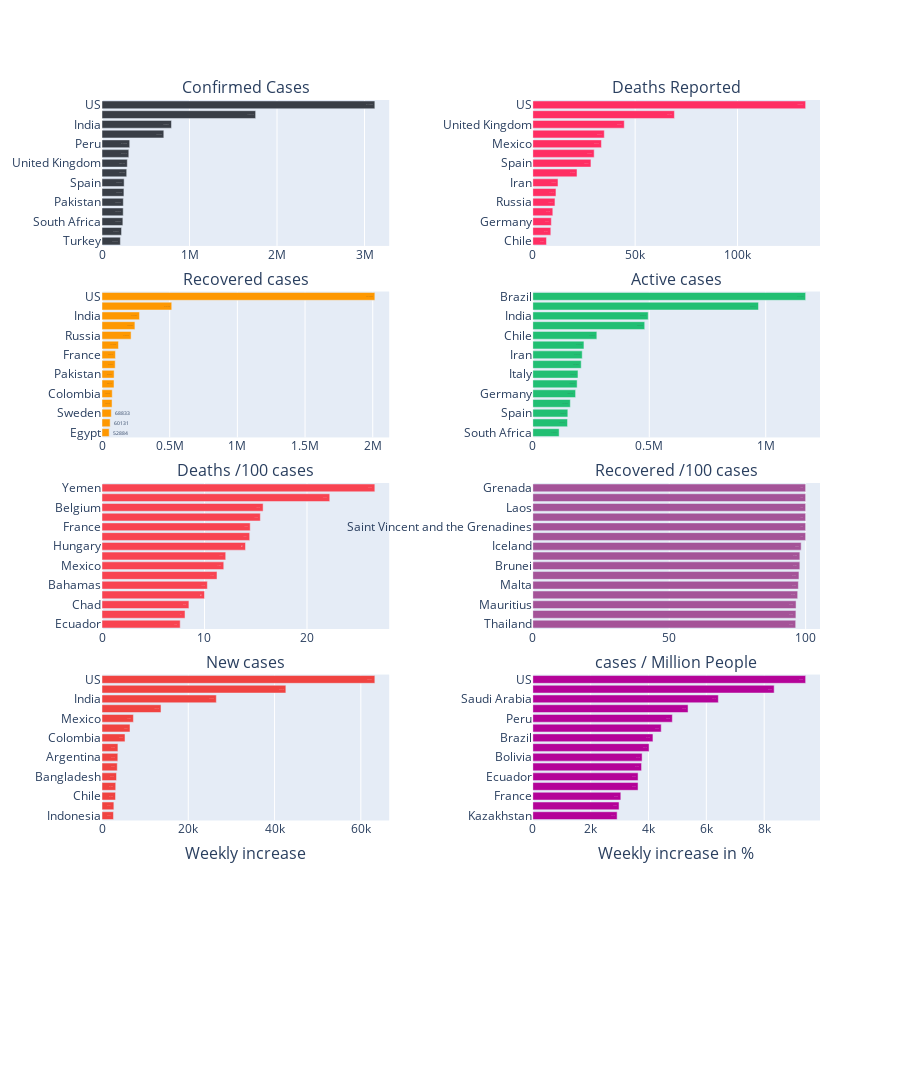

Notebook code for this chart:
### Code cell
top=15

fig_countries = px.bar(countrywise.sort_values('Confirmed').tail(top), x = 'Confirmed', y = 'Country',
                      text = 'Confirmed',orientation='h',color_discrete_sequence=[cnf])
fig_countries_deaths = px.bar(countrywise.sort_values('Deaths').tail(top), x = 'Deaths', y = 'Country',
                      text = 'Deaths',orientation='h',color_discrete_sequence=[dth])
fig_active = px.bar(countrywise.sort_values('Active').tail(top), x = 'Active', y = 'Country',
                      text = 'Active',orientation='h',color_discrete_sequence=[act])
fig_recovered = px.bar(countrywise.sort_values('Recovered').tail(top), x = 'Recovered', y = 'Country',
                      text = 'Recovered',orientation='h',color_discrete_sequence=[rec])
fig_deaths_per100 = px.bar(countrywise.sort_values('Deaths / 100 Cases').tail(top), x = 'Deaths / 100 Cases', y = 'Country',
                      text = 'Deaths / 100 Cases',orientation='h',color_discrete_sequence=['#f84351'])
fig_recovery_per100 = px.bar(countrywise.sort_values('Recovered / 100 Cases').tail(top), x = 'Recovered / 100 Cases', y = 'Country',
                      text = 'Recovered / 100 Cases',orientation='h',color_discrete_sequence=['#a45398'])
fig_new_cases = px.bar(countrywise.sort_values('New Cases').tail(top), x = 'New Cases', y = 'Country',
                      text = 'New Cases',orientation='h',color_discrete_sequence=['#f04341'])
temp = countrywise[countrywise['Population']>10000000]
fig_p = px.bar(temp.sort_values('Cases / Million People').tail(top), x = 'Cases / Million People', y = 'Country',
                      text = 'Cases / Million People',orientation='h',color_discrete_sequence=['#b40398'])

fig = make_subplots(rows = 5,cols = 2, shared_xaxes=False, horizontal_spacing= 0.2,
                   vertical_spacing =.05,
                   subplot_titles = ('Confirmed Cases','Deaths Reported','Recovered cases','Active cases','Deaths /100 cases','Recovered /100 cases',
                                    'New cases','cases / Million People','Weekly increase','Weekly increase in %'))

fig.add_trace(fig_countries['data'][0],row = 1,col=1)
fig.add_trace(fig_countries_deaths['data'][0],row = 1,col=2)


fig.add_trace(fig_active['data'][0],row = 2,col=1)
fig.add_trace(fig_recovered['data'][0],row = 2,col=2)

fig.add_trace(fig_deaths_per100['data'][0],row = 3,col=1)
fig.add_trace(fig_recovery_per100['data'][0],row = 3,col=2)

fig.add_trace(fig_new_cases['data'][0],row = 4,col=1)
fig.add_trace(fig_p['data'][0],row = 4,col=2)

fig.update_layout(height = 3000)
fig.show()

### Figure 1 — Plotly figure (JSON) as saved in the notebook; plotly's stock layout.template omitted (floating-point values rounded to 4 significant figures)
{"data": [{"alignmentgroup": "True", "hovertemplate": "Confirmed=%{text}<br>Country=%{y}<extra></extra>", "legendgroup": "", "marker": {"color": "#393e46"}, "name": "", "offsetgroup": "", "orientation": "h", "showlegend": false, "text": [209962, 223327, 238339, 242363, 243599, 250458, 253056, 282283, 289154, 306216, 316448, 706240, 793802, 1755779, 3117946], "textposition": "auto", "type": "bar", "x": [209962, 223327, 238339, 242363, 243599, 250458, 253056, 282283, 289154, 306216, 316448, 706240, 793802, 1755779, 3117946], "xaxis": "x", "y": ["Turkey", "Saudi Arabia", "South Africa", "Italy", "Pakistan", "Iran", "Spain", "Mexico", "United Kingdom", "Chile", "Peru", "Russia", "India", "Brazil", "US"], "yaxis": "y"}, {"alignmentgroup": "True", "hovertemplate": "Deaths=%{text}<br>Country=%{y}<extra></extra>", "legendgroup": "", "marker": {"color": "#ff2e63"}, "name": "", "offsetgroup": "", "orientation": "h", "showlegend": false, "text": [6682, 8797, 9057, 9778, 10826, 11314, 12305, 21604, 28401, 29982, 33526, 34926, 44687, 69184, 133290], "textposition": "auto", "type": "bar", "x": [6682, 8797, 9057, 9778, 10826, 11314, 12305, 21604, 28401, 29982, 33526, 34926, 44687, 69184, 133290], "xaxis": "x2", "y": ["Chile", "Canada", "Germany", "Belgium", "Russia", "Peru", "Iran", "India", "Spain", "France", "Mexico", "Italy", "United Kingdom", "Brazil", "US"], "yaxis": "y2"}, {"alignmentgroup": "True", "hovertemplate": "Active=%{text}<br>Country=%{y}<extra></extra>", "legendgroup": "", "marker": {"color": "#fe9801"}, "name": "", "offsetgroup": "", "orientation": "h", "showlegend": false, "text": [52884, 60131, 68833, 74279, 75625, 88712, 89449, 97332, 99079, 121558, 214920, 243089, 276685, 515148, 2015545], "textposition": "auto", "type": "bar", "x": [52884, 60131, 68833, 74279, 75625, 88712, 89449, 97332, 99079, 121558, 214920, 243089, 276685, 515148, 2015545], "xaxis": "x3", "y": ["Egypt", "Saudi Arabia", "Sweden", "Spain", "Colombia", "Bangladesh", "Pakistan", "Peru", "France", "South Africa", "Russia", "United Kingdom", "India", "Brazil", "US"], "yaxis": "y3"}, {"alignmentgroup": "True", "hovertemplate": "Recovered=%{text}<br>Country=%{y}<extra></extra>", "legendgroup": "", "marker": {"color": "#21bf73"}, "name": "", "offsetgroup": "", "orientation": "h", "showlegend": false, "text": [113061, 149092, 150376, 161096, 183728, 190390, 193978, 207802, 212176, 219628, 274922, 480494, 495513, 969111, 1171447], "textposition": "auto", "type": "bar", "x": [113061, 149092, 150376, 161096, 183728, 190390, 193978, 207802, 212176, 219628, 274922, 480494, 495513, 969111, 1171447], "xaxis": "x4", "y": ["South Africa", "Pakistan", "Spain", "Saudi Arabia", "Germany", "Turkey", "Italy", "Peru", "Iran", "Mexico", "Chile", "Russia", "India", "US", "Brazil"], "yaxis": "y4"}, {"alignmentgroup": "True", "hovertemplate": "Deaths / 100 Cases=%{text}<br>Country=%{y}<extra></extra>", "legendgroup": "", "marker": {"color": "#f84351"}, "name": "", "offsetgroup": "", "orientation": "h", "showlegend": false, "text": [7.63, 8.1, 8.48, 10, 10.28, 11.22, 11.88, 12.07, 14, 14.41, 14.46, 15.45, 15.72, 22.22, 26.62], "textposition": "auto", "type": "bar", "x": [7.63, 8.1, 8.48, 10, 10.28, 11.22, 11.88, 12.07, 14, 14.41, 14.46, 15.45, 15.72, 22.22, 26.62], "xaxis": "x5", "y": ["Ecuador", "Canada", "Chad", "Western Sahara", "Bahamas", "Spain", "Mexico", "Netherlands", "Hungary", "Italy", "France", "United Kingdom", "Belgium", "MS Zaandam", "Yemen"], "yaxis": "y5"}, {"alignmentgroup": "True", "hovertemplate": "Recovered / 100 Cases=%{text}<br>Country=%{y}<extra></extra>", "legendgroup": "", "marker": {"color": "#a45398"}, "name": "", "offsetgroup": "", "orientation": "h", "showlegend": false, "text": [96.35, 96.43, 96.49, 97.08, 97.33, 97.55, 97.87, 97.88, 98.36, 100, 100, 100, 100, 100, 100], "textposition": "auto", "type": "bar", "x": [96.35, 96.43, 96.49, 97.08, 97.33, 97.55, 97.87, 97.88, 98.36, 100, 100, 100, 100, 100, 100], "xaxis": "x6", "y": ["Thailand", "Liechtenstein", "Mauritius", "New Zealand", "Malta", "Taiwan*", "Brunei", "Malaysia", "Iceland", "Holy See", "Saint Vincent and the Grenadines", "Dominica", "Laos", "Timor-Leste", "Grenada"], "yaxis": "y6"}, {"alignmentgroup": "True", "hovertemplate": "New Cases=%{text}<br>Country=%{y}<extra></extra>", "legendgroup": "", "marker": {"color": "#f04341"}, "name": "", "offsetgroup": "", "orientation": "h", "showlegend": false, "text": [2657, 2751, 3133, 3183, 3360, 3537, 3663, 3688, 5335, 6491, 7280, 13674, 26506, 42619, 63247], "textposition": "auto", "type": "bar", "x": [2657, 2751, 3133, 3183, 3360, 3537, 3663, 3688, 5335, 6491, 7280, 13674, 26506, 42619, 63247], "xaxis": "x7", "y": ["Indonesia", "Pakistan", "Chile", "Saudi Arabia", "Bangladesh", "Peru", "Argentina", "Kazakhstan", "Colombia", "Russia", "Mexico", "South Africa", "India", "Brazil", "US"], "yaxis": "y7"}, {"alignmentgroup": "True", "hovertemplate": "Cases / Million People=%{text}<br>Country=%{y}<extra></extra>", "legendgroup": "", "marker": {"color": "#b40398"}, "name": "", "offsetgroup": "", "orientation": "h", "showlegend": false, "text": [2916, 2982, 3043, 3639, 3640, 3760, 3779, 4019, 4154, 4440, 4824, 5368, 6415, 8345, 9433], "textposition": "auto", "type": "bar", "x": [2916, 2982, 3043, 3639, 3640, 3760, 3779, 4019, 4154, 4440, 4824, 5368, 6415, 8345, 9433], "xaxis": "x8", "y": ["Kazakhstan", "Iran", "France", "Sweden", "Ecuador", "Dominican Republic", "Bolivia", "South Africa", "Brazil", "Portugal", "Peru", "Belgium", "Saudi Arabia", "Chile", "US"], "yaxis": "y8"}], "layout": {"annotations": [{"font": {"size": 16}, "showarrow": false, "text": "Confirmed Cases", "x": 0.2, "xanchor": "center", "xref": "paper", "y": 1, "yanchor": "bottom", "yref": "paper"}, {"font": {"size": 16}, "showarrow": false, "text": "Deaths Reported", "x": 0.8, "xanchor": "center", "xref": "paper", "y": 1, "yanchor": "bottom", "yref": "paper"}, {"font": {"size": 16}, "showarrow": false, "text": "Recovered cases", "x": 0.2, "xanchor": "center", "xref": "paper", "y": 0.79, "yanchor": "bottom", "yref": "paper"}, {"font": {"size": 16}, "showarrow": false, "text": "Active cases", "x": 0.8, "xanchor": "center", "xref": "paper", "y": 0.79, "yanchor": "bottom", "yref": "paper"}, {"font": {"size": 16}, "showarrow": false, "text": "Deaths /100 cases", "x": 0.2, "xanchor": "center", "xref": "paper", "y": 0.58, "yanchor": "bottom", "yref": "paper"}, {"font": {"size": 16}, "showarrow": false, "text": "Recovered /100 cases", "x": 0.8, "xanchor": "center", "xref": "paper", "y": 0.58, "yanchor": "bottom", "yref": "paper"}, {"font": {"size": 16}, "showarrow": false, "text": "New cases", "x": 0.2, "xanchor": "center", "xref": "paper", "y": 0.37, "yanchor": "bottom", "yref": "paper"}, {"font": {"size": 16}, "showarrow": false, "text": "cases / Million People", "x": 0.8, "xanchor": "center", "xref": "paper", "y": 0.37, "yanchor": "bottom", "yref": "paper"}, {"font": {"size": 16}, "showarrow": false, "text": "Weekly increase", "x": 0.2, "xanchor": "center", "xref": "paper", "y": 0.16, "yanchor": "bottom", "yref": "paper"}, {"font": {"size": 16}, "showarrow": false, "text": "Weekly increase in %", "x": 0.8, "xanchor": "center", "xref": "paper", "y": 0.16, "yanchor": "bottom", "yref": "paper"}], "height": 3000, "xaxis": {"anchor": "y", "domain": [0, 0.4]}, "xaxis10": {"anchor": "y10", "domain": [0.6, 1]}, "xaxis2": {"anchor": "y2", "domain": [0.6, 1]}, "xaxis3": {"anchor": "y3", "domain": [0, 0.4]}, "xaxis4": {"anchor": "y4", "domain": [0.6, 1]}, "xaxis5": {"anchor": "y5", "domain": [0, 0.4]}, "xaxis6": {"anchor": "y6", "domain": [0.6, 1]}, "xaxis7": {"anchor": "y7", "domain": [0, 0.4]}, "xaxis8": {"anchor": "y8", "domain": [0.6, 1]}, "xaxis9": {"anchor": "y9", "domain": [0, 0.4]}, "yaxis": {"anchor": "x", "domain": [0.84, 1]}, "yaxis10": {"anchor": "x10", "domain": [0, 0.16]}, "yaxis2": {"anchor": "x2", "domain": [0.84, 1]}, "yaxis3": {"anchor": "x3", "domain": [0.63, 0.79]}, "yaxis4": {"anchor": "x4", "domain": [0.63, 0.79]}, "yaxis5": {"anchor": "x5", "domain": [0.42, 0.58]}, "yaxis6": {"anchor": "x6", "domain": [0.42, 0.58]}, "yaxis7": {"anchor": "x7", "domain": [0.21, 0.37]}, "yaxis8": {"anchor": "x8", "domain": [0.21, 0.37]}, "yaxis9": {"anchor": "x9", "domain": [0, 0.16]}}}
